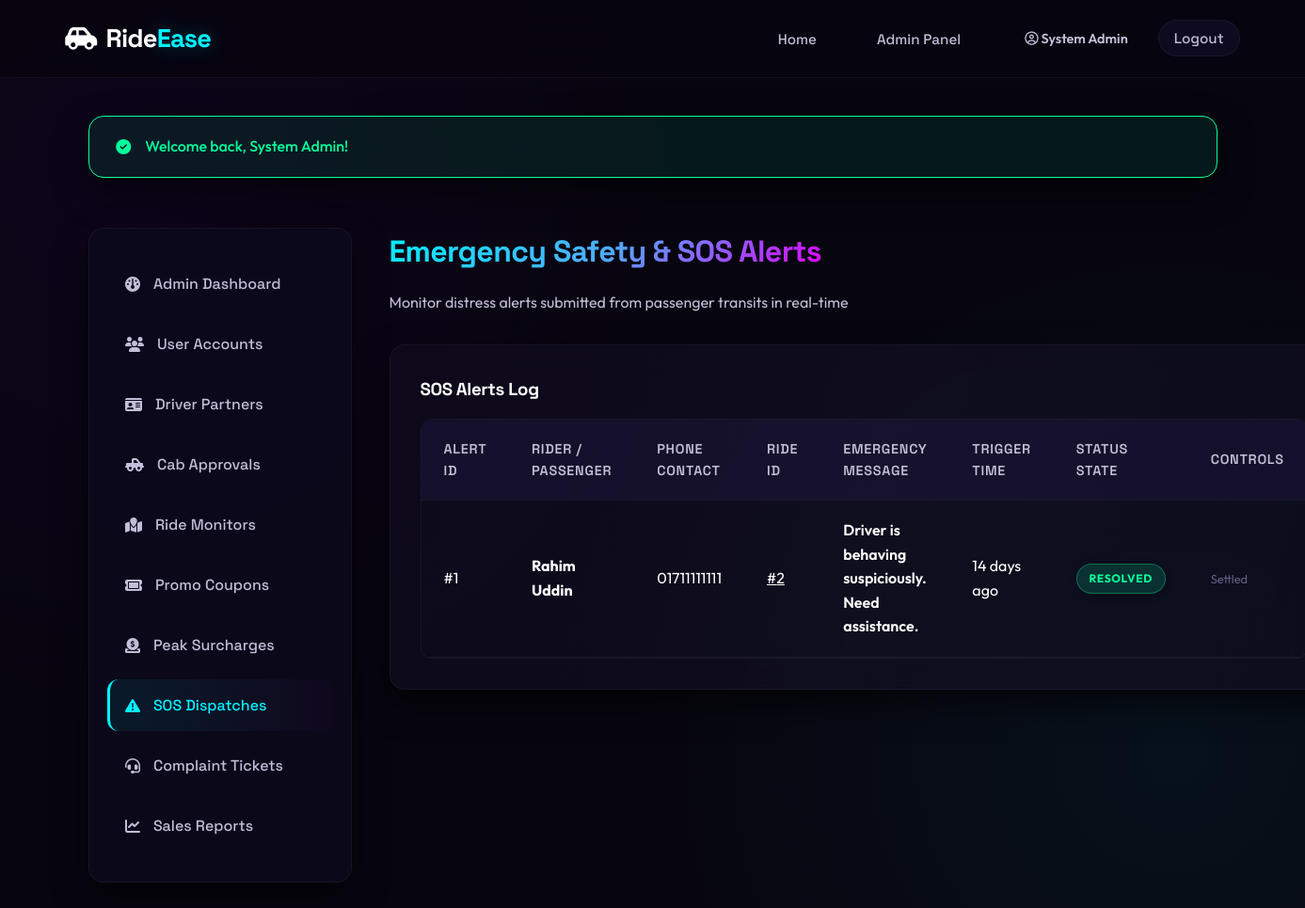
Page /admin/sos_alerts.php (signed in) on the committed database.
### tables this page shows
CREATE TABLE IF NOT EXISTS sos_alerts (
    id INT AUTO_INCREMENT PRIMARY KEY,
    ride_id INT DEFAULT NULL,
    user_id INT NOT NULL,
    message TEXT DEFAULT NULL,
    is_resolved TINYINT(1) NOT NULL DEFAULT 0,
    resolved_by INT DEFAULT NULL,
    resolved_at DATETIME DEFAULT NULL,
    created_at DATETIME NOT NULL DEFAULT CURRENT_TIMESTAMP,
    FOREIGN KEY (ride_id) REFERENCES rides(id) ON DELETE SET NULL,
    FOREIGN KEY (user_id) REFERENCES users(id) ON DELETE CASCADE
);

CREATE TABLE IF NOT EXISTS users (
    id INT AUTO_INCREMENT PRIMARY KEY,
    name VARCHAR(100) NOT NULL,
    email VARCHAR(150) NOT NULL UNIQUE,
    phone VARCHAR(20) NOT NULL,
    password_hash VARCHAR(255) NOT NULL,
    role ENUM('passenger','driver','admin') NOT NULL DEFAULT 'passenger',
    profile_pic VARCHAR(255) DEFAULT NULL,
    is_active TINYINT(1) NOT NULL DEFAULT 1,
    created_at DATETIME NOT NULL DEFAULT CURRENT_TIMESTAMP,
    updated_at DATETIME NOT NULL DEFAULT CURRENT_TIMESTAMP ON UPDATE CURRENT_TIMESTAMP
);

### config/session.php (called while the page is built, shortened)
<?php
function sanitize(string $input): string {
    return htmlspecialchars(trim($input), ENT_QUOTES, 'UTF-8');
}
function timeAgo(string $datetime): string {
    $time = time() - strtotime($datetime);
    return floor($time / 86400) . ' days ago';
}

### admin/sos_alerts.php (the view, shortened to what this page needs)
<?php
require_once __DIR__ . '/../config/session.php';
$db = getDB();
try {
    $stmt = $db->query("
        SELECT s.*, u.name as user_name, u.phone as user_phone, r.pickup_location, r.destination
        FROM sos_alerts s
        JOIN users u ON s.user_id = u.id
        LEFT JOIN rides r ON s.ride_id = r.id
        ORDER BY s.is_resolved ASC, s.id DESC
    ");
    $alerts = $stmt->fetchAll();
} catch (PDOException $e) {
    die("Error compiling emergency alerts.");
}
require_once __DIR__ . '/../includes/header.php';
?>
<div class="dashboard-layout">
    <aside class="sidebar">
        <ul class="sidebar-menu">
            <li><a href="dashboard.php"><i class="fa-solid fa-gauge"></i> Admin Dashboard</a></li>
            <li><a href="users.php"><i class="fa-solid fa-users"></i> User Accounts</a></li>
            <li><a href="drivers.php"><i class="fa-solid fa-id-card"></i> Driver Partners</a></li>
            <li><a href="vehicles.php"><i class="fa-solid fa-truck-pickup"></i> Cab Approvals</a></li>
            <li><a href="rides.php"><i class="fa-solid fa-map-location"></i> Ride Monitors</a></li>
            <li><a href="coupons.php"><i class="fa-solid fa-ticket"></i> Promo Coupons</a></li>
            <li><a href="pricing.php"><i class="fa-solid fa-circle-dollar-to-slot"></i> Peak Surcharges</a></li>
            <li><a href="sos_alerts.php" class="active"><i class="fa-solid fa-triangle-exclamation"></i> SOS Dispatches</a></li>
            <li><a href="complaints.php"><i class="fa-solid fa-headset"></i> Complaint Tickets</a></li>
            <li><a href="reports.php"><i class="fa-solid fa-chart-line"></i> Sales Reports</a></li>
        </ul>
    </aside>
    <div class="dashboard-content">
        <h1 class="gradient-text">Emergency Safety & SOS Alerts</h1>
        <p class="text-secondary" style="margin-bottom: 2rem;">Monitor distress alerts submitted from passenger transits in real-time</p>
        <div class="card">
            <h3>SOS Alerts Log</h3>
            <div class="table-responsive">
                <table>
                    <thead>
                        <tr>
                            <th>Alert ID</th>
                            <th>Rider / Passenger</th>
                            <th>Phone Contact</th>
                            <th>Ride ID</th>
                            <th>Emergency Message</th>
                            <th>Trigger Time</th>
                            <th>Status State</th>
                            <th>Controls</th>
                        </tr>
                    </thead>
                    <tbody>
                        <?php if (empty($alerts)): ?>
                            <tr>
                                <td colspan="8" class="text-center text-muted">No emergency SOS alerts triggered. Safe system environment.</td>
                            </tr>
                        <?php else: ?>
                            <?php foreach ($alerts as $a): ?>
                                <tr style="<?php echo !$a['is_resolved'] ? 'background-color: rgba(255, 23, 68, 0.03);' : ''; ?>">
                                    <td>#<?php echo $a['id']; ?></td>
                                    <td><strong><?php echo sanitize($a['user_name']); ?></strong></td>
                                    <td><?php echo sanitize($a['user_phone']); ?></td>
                                    <td>
                                        <?php if ($a['ride_id']): ?>
                                            <a href="rides.php?q=<?php echo $a['ride_id']; ?>" style="color:var(--accent-cyan);">#<?php echo $a['ride_id']; ?></a>
                                        <?php else: ?>
                                            <span class="text-muted">No Ride Link</span>
                                        <?php endif; ?>
                                    </td>
                                    <td style="color:#fff; font-weight:600;"><?php echo sanitize($a['message']); ?></td>
                                    <td><?php echo timeAgo($a['created_at']); ?></td>
                                    <td>
                                        <span class="badge <?php echo $a['is_resolved'] ? 'badge-completed' : 'badge-cancelled'; ?>">
                                            <?php echo $a['is_resolved'] ? 'Resolved' : 'CRITICAL ACTIVE'; ?>
                                        </span>
                                    </td>
                                    <td>
                                        <?php if (!$a['is_resolved']): ?>
                                            <a href="sos_alerts.php?resolve=<?php echo $a['id']; ?>" class="btn btn-success" style="padding:0.3rem 0.6rem; font-size:0.8rem;"><i class="fa-solid fa-circle-check"></i> Settle Alert</a>
                                        <?php else: ?>
                                            <span style="font-size:0.8rem;" class="text-muted">Settled</span>
                                        <?php endif; ?>
                                    </td>
                                </tr>
                            <?php endforeach; ?>
                        <?php endif; ?>
                    </tbody>
                </table>
            </div>
        </div>
    </div>
</div>

### assets/css/style.css (style rules this page uses)
:root { --bg-primary: #07050f; --bg-secondary: #0e0a1f; --bg-tertiary: #150f2e; --accent-cyan-start: #00f2fe; --accent-cyan-end: #4facfe; --accent-purple-start: #7f00ff; --accent-purple-end: #e100ff; --text-primary: #ffffff; --text-secondary: #c2bed8; --text-muted: #635d82; --success: #05ff9b; --warning: #ffcc00; --danger: #ff2a5f; --border-glass: rgba(255, 255, 255, 0.05); --border-highlight: rgba(0, 242, 254, 0.25); --font-heading: 'Space Grotesk', sans-serif; --font-body: 'Outfit', sans-serif; --shadow-cyan: 0 0 20px rgba(0, 242, 254, 0.3); --shadow-purple: 0 0 20px rgba(225, 0, 255, 0.25); --shadow-danger: 0 0 25px rgba(255, 42, 95, 0.4); --shadow-card: 0 15px 35px rgba(0, 0, 0, 0.6); --transition-premium: all 0.4s cubic-bezier(0.16, 1, 0.3, 1); --radius-premium: 16px; }
* { margin: 0; padding: 0; box-sizing: border-box; scroll-behavior: smooth; }
body { background-color: var(--bg-primary); color: var(--text-primary); font-family: var(--font-body); line-height: 1.6; overflow-x: hidden; }
h1, h2, h3, h4, h5, h6 { font-family: var(--font-heading); font-weight: 700; letter-spacing: -0.02em; margin-bottom: 1rem; }
.gradient-text { background: linear-gradient(135deg, var(--accent-cyan-start), var(--accent-cyan-end) 50%, var(--accent-purple-end)); -webkit-background-clip: text; -webkit-text-fill-color: transparent; background-clip: text; display: inline-block; }
.text-secondary { color: var(--text-secondary); }
.text-muted { color: var(--text-muted); }
.card { background: rgba(14, 10, 31, 0.6); backdrop-filter: blur(16px); -webkit-backdrop-filter: blur(16px); border: 1px solid var(--border-glass); border-radius: var(--radius-premium); padding: 2rem; box-shadow: var(--shadow-card); transition: var(--transition-premium); position: relative; overflow: hidden; }
.card::after { content: ''; position: absolute; top: 0; left: -50%; width: 200%; height: 100%; background: linear-gradient(90deg, transparent, rgba(255, 255, 255, 0.02), transparent); transform: skewX(-15deg); transition: 0.75s; pointer-events: none; }
.dashboard-layout { display: grid; grid-template-columns: 280px 1fr; gap: 2.5rem; padding: 1.5rem 0; }
.sidebar { background: rgba(14, 10, 31, 0.7); backdrop-filter: blur(12px); -webkit-backdrop-filter: blur(12px); border: 1px solid var(--border-glass); border-radius: var(--radius-premium); padding: 2rem 1.2rem; height: fit-content; box-shadow: var(--shadow-card); }
.sidebar-menu { display: flex; flex-direction: column; gap: 0.6rem; list-style: none; }
.sidebar-menu a { display: flex; align-items: center; gap: 14px; padding: 0.9rem 1.2rem; color: var(--text-secondary); text-decoration: none; border-radius: 12px; font-family: var(--font-heading); font-weight: 500; transition: var(--transition-premium); }
.sidebar-menu a:hover, .sidebar-menu a.active { background: linear-gradient(90deg, rgba(0, 242, 254, 0.08), rgba(225, 0, 255, 0.02)); color: var(--accent-cyan-start); border-left: 3px solid var(--accent-cyan-start); padding-left: calc(1.2rem - 3px); }
.table-responsive { width: 100%; overflow-x: auto; margin-top: 1rem; border-radius: 12px; border: 1px solid var(--border-glass); }
table { width: 100%; border-collapse: collapse; text-align: left; background: rgba(14, 10, 31, 0.2); }
th, td { padding: 1.2rem 1.5rem; border-bottom: 1px solid var(--border-glass); }
th { background-color: rgba(21, 15, 46, 0.8); color: var(--text-secondary); font-family: var(--font-heading); font-weight: 600; font-size: 0.9rem; letter-spacing: 0.05em; text-transform: uppercase; }
.badge { display: inline-block; padding: 0.35rem 0.8rem; border-radius: 30px; font-size: 0.75rem; font-weight: 700; letter-spacing: 0.05em; text-transform: uppercase; box-shadow: 0 2px 10px rgba(0, 0, 0, 0.2); }
.badge-completed { background: rgba(5, 255, 155, 0.15); color: var(--success); border: 1px solid rgba(5, 255, 155, 0.3); }

### rows in the picture
sos_alerts: id "1", user.name "Rahim Uddin", user.phone "01711111111", ride "2", message "Driver is behaving suspiciously. Need assistance.", created_at "14 days ago", is_resolved "RESOLVED"

### other values in the picture
currentUserName() "System Admin"
$flash['message'] "Welcome back, System Admin!"
